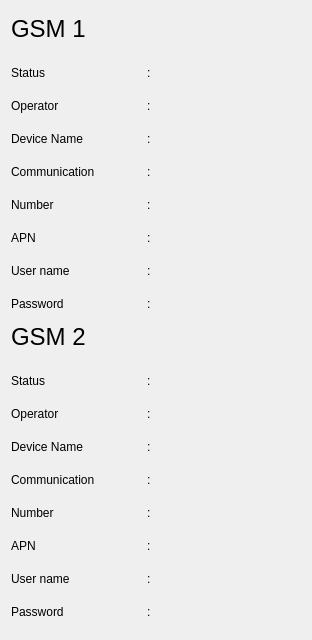
        <widget class="QWidget" name="pg_com">
         <property name="geometry">
          <rect>
           <x>0</x>
           <y>0</y>
           <width>312</width>
           <height>640</height>
          </rect>
         </property>
         <attribute name="label">
          <string>Communication</string>
         </attribute>
         <layout class="QGridLayout" name="gridLayout">
          <item row="0" column="0">
           <layout class="QVBoxLayout" name="verticalLayout_2">
            <item>
             <layout class="QGridLayout" name="gridLayout_7">
              <item row="0" column="0">
               <widget class="QLabel" name="lbl_title_gsm_1">
                <property name="maximumSize">
                 <size>
                  <width>16777215</width>
                  <height>30</height>
                 </size>
                </property>
                <property name="text">
                 <string>&lt;html&gt;&lt;head/&gt;&lt;body&gt;&lt;p&gt;&lt;span style=&quot; font-size:18pt;&quot;&gt;GSM 1&lt;/span&gt;&lt;/p&gt;&lt;/body&gt;&lt;/html&gt;</string>
                </property>
               </widget>
              </item>
              <item row="1" column="0">
               <layout class="QGridLayout" name="gridLayout_6">
                <property name="topMargin">
                 <number>10</number>
                </property>
                <item row="0" column="0">
                 <widget class="QLabel" name="lbl_status_1">
                  <property name="minimumSize">
                   <size>
                    <width>130</width>
                    <height>17</height>
                   </size>
                  </property>
                  <property name="maximumSize">
                   <size>
                    <width>130</width>
                    <height>17</height>
                   </size>
                  </property>
                  <property name="text">
                   <string>Status</string>
                  </property>
                 </widget>
                </item>
                <item row="2" column="0">
                 <widget class="QLabel" name="lbl_device_name_1">
                  <property name="minimumSize">
                   <size>
                    <width>130</width>
                    <height>17</height>
                   </size>
                  </property>
                  <property name="maximumSize">
                   <size>
                    <width>130</width>
                    <height>17</height>
                   </size>
                  </property>
                  <property name="text">
                   <string>Device Name</string>
                  </property>
                 </widget>
                </item>
                <item row="0" column="1">
                 <widget class="QLabel" name="lbl_sc_status_1">
                  <property name="minimumSize">
                   <size>
                    <width>5</width>
                    <height>17</height>
                   </size>
                  </property>
                  <property name="maximumSize">
                   <size>
                    <width>5</width>
                    <height>17</height>
                   </size>
                  </property>
                  <property name="text">
                   <string>:</string>
                  </property>
                 </widget>
                </item>
                <item row="6" column="1">
                 <widget class="QLabel" name="lbl_sc_username_1">
                  <property name="minimumSize">
                   <size>
                    <width>5</width>
                    <height>17</height>
                   </size>
                  </property>
                  <property name="maximumSize">
                   <size>
                    <width>5</width>
                    <height>17</height>
                   </size>
                  </property>
                  <property name="text">
                   <string>:</string>
                  </property>
                 </widget>
                </item>
                <item row="4" column="1">
                 <widget class="QLabel" name="lbl_sc_number_1">
                  <property name="minimumSize">
                   <size>
                    <width>5</width>
                    <height>17</height>
                   </size>
                  </property>
                  <property name="maximumSize">
                   <size>
                    <width>5</width>
                    <height>17</height>
                   </size>
                  </property>
                  <property name="text">
                   <string>:</string>
                  </property>
                 </widget>
                </item>
                <item row="2" column="1">
                 <widget class="QLabel" name="lbl_sc_device_name_1">
                  <property name="minimumSize">
                   <size>
                    <width>5</width>
                    <height>17</height>
                   </size>
                  </property>
                  <property name="maximumSize">
                   <size>
                    <width>5</width>
                    <height>17</height>
                   </size>
                  </property>
                  <property name="text">
                   <string>:</string>
                  </property>
                 </widget>
                </item>
                <item row="1" column="0">
                 <widget class="QLabel" name="lbl_operator_1">
                  <property name="minimumSize">
                   <size>
                    <width>130</width>
                    <height>17</height>
                   </size>
                  </property>
                  <property name="maximumSize">
                   <size>
                    <width>130</width>
                    <height>17</height>
                   </size>
                  </property>
                  <property name="text">
                   <string>Operator</string>
                  </property>
                 </widget>
                </item>
                <item row="5" column="2">
                 <widget class="QLabel" name="le_apn_1">
                  <property name="minimumSize">
                   <size>
                    <width>141</width>
                    <height>27</height>
                   </size>
                  </property>
                 </widget>
                </item>
                <item row="1" column="2">
                 <widget class="QLabel" name="le_operator_1">
                  <property name="minimumSize">
                   <size>
                    <width>141</width>
                    <height>27</height>
                   </size>
                  </property>
                 </widget>
                </item>
                <item row="0" column="2">
                 <widget class="QLabel" name="le_status_1">
                  <property name="minimumSize">
                   <size>
                    <width>141</width>
                    <height>27</height>
                   </size>
                  </property>
                 </widget>
                </item>
                <item row="4" column="0">
                 <widget class="QLabel" name="lbl_number_1">
                  <property name="minimumSize">
                   <size>
                    <width>130</width>
                    <height>17</height>
                   </size>
                  </property>
                  <property name="maximumSize">
                   <size>
                    <width>130</width>
                    <height>17</height>
                   </size>
                  </property>
                  <property name="text">
                   <string>Number</string>
                  </property>
                 </widget>
                </item>
                <item row="6" column="0">
                 <widget class="QLabel" name="lbl_username_1">
                  <property name="minimumSize">
                   <size>
                    <width>130</width>
                    <height>17</height>
                   </size>
                  </property>
                  <property name="maximumSize">
                   <size>
                    <width>130</width>
                    <height>17</height>
                   </size>
                  </property>
                  <property name="text">
                   <string>User name</string>
                  </property>
                 </widget>
                </item>
                <item row="3" column="2">
                 <widget class="QLabel" name="le_communication_1">
                  <property name="minimumSize">
                   <size>
                    <width>141</width>
                    <height>27</height>
                   </size>
                  </property>
                 </widget>
                </item>
                <item row="6" column="2">
                 <widget class="QLabel" name="le_username_1">
                  <property name="enabled">
                   <bool>true</bool>
                  </property>
                  <property name="minimumSize">
                   <size>
                    <width>141</width>
                    <height>27</height>
                   </size>
                  </property>
                 </widget>
                </item>
                <item row="7" column="0">
                 <widget class="QLabel" name="lbl_password_1">
                  <property name="minimumSize">
                   <size>
                    <width>130</width>
                    <height>17</height>
                   </size>
                  </property>
                  <property name="maximumSize">
                   <size>
                    <width>130</width>
                    <height>17</height>
                   </size>
                  </property>
                  <property name="text">
                   <string>Password</string>
                  </property>
                 </widget>
                </item>
                <item row="7" column="2">
                 <widget class="QLabel" name="le_password_1">
                  <property name="minimumSize">
                   <size>
                    <width>141</width>
                    <height>27</height>
                   </size>
                  </property>
                 </widget>
                </item>
                <item row="1" column="1">
                 <widget class="QLabel" name="lbl_sc_operator_1">
                  <property name="minimumSize">
                   <size>
                    <width>5</width>
                    <height>17</height>
                   </size>
                  </property>
                  <property name="maximumSize">
                   <size>
                    <width>5</width>
                    <height>17</height>
                   </size>
                  </property>
                  <property name="text">
                   <string>:</string>
                  </property>
                 </widget>
                </item>
                <item row="4" column="2">
                 <widget class="QLabel" name="le_number_1">
                  <property name="enabled">
                   <bool>true</bool>
                  </property>
                  <property name="minimumSize">
                   <size>
                    <width>141</width>
                    <height>27</height>
                   </size>
                  </property>
                 </widget>
                </item>
                <item row="2" column="2">
                 <widget class="QLabel" name="le_device_name_1">
                  <property name="minimumSize">
                   <size>
                    <width>141</width>
                    <height>27</height>
                   </size>
                  </property>
                 </widget>
                </item>
                <item row="3" column="0">
                 <widget class="QLabel" name="lbl_communication_1">
                  <property name="minimumSize">
                   <size>
                    <width>130</width>
                    <height>17</height>
                   </size>
                  </property>
                  <property name="maximumSize">
                   <size>
                    <width>130</width>
                    <height>17</height>
                   </size>
                  </property>
                  <property name="text">
                   <string>Communication</string>
                  </property>
                 </widget>
                </item>
                <item row="3" column="1">
                 <widget class="QLabel" name="lbl_sc_communication_1">
                  <property name="minimumSize">
                   <size>
                    <width>5</width>
                    <height>17</height>
                   </size>
                  </property>
                  <property name="maximumSize">
                   <size>
                    <width>5</width>
                    <height>17</height>
                   </size>
                  </property>
                  <property name="text">
                   <string>:</string>
                  </property>
                 </widget>
                </item>
                <item row="5" column="0">
                 <widget class="QLabel" name="lbl_apn_1">
                  <property name="minimumSize">
                   <size>
                    <width>130</width>
                    <height>17</height>
                   </size>
                  </property>
                  <property name="maximumSize">
                   <size>
                    <width>130</width>
                    <height>17</height>
                   </size>
                  </property>
                  <property name="text">
                   <string>APN</string>
                  </property>
                 </widget>
                </item>
                <item row="7" column="1">
                 <widget class="QLabel" name="lbl_sc_password_1">
                  <property name="minimumSize">
                   <size>
                    <width>5</width>
                    <height>17</height>
                   </size>
                  </property>
                  <property name="maximumSize">
                   <size>
                    <width>5</width>
                    <height>17</height>
                   </size>
                  </property>
                  <property name="text">
                   <string>:</string>
                  </property>
                 </widget>
                </item>
                <item row="5" column="1">
                 <widget class="QLabel" name="lbl_sc_apn_1">
                  <property name="minimumSize">
                   <size>
                    <width>5</width>
                    <height>17</height>
                   </size>
                  </property>
                  <property name="maximumSize">
                   <size>
                    <width>5</width>
                    <height>17</height>
                   </size>
                  </property>
                  <property name="text">
                   <string>:</string>
                  </property>
                 </widget>
                </item>
               </layout>
              </item>
             </layout>
            </item>
            <item>
             <layout class="QGridLayout" name="gridLayout_8">
              <item row="1" column="0">
               <layout class="QGridLayout" name="gridLayout_9">
                <property name="topMargin">
                 <number>10</number>
                </property>
                <item row="2" column="1">
                 <widget class="QLabel" name="lbl_sc_device_name_2">
                  <property name="maximumSize">
                   <size>
                    <width>5</width>
                    <height>17</height>
                   </size>
                  </property>
                  <property name="text">
                   <string>:</string>
                  </property>
                 </widget>
                </item>
                <item row="6" column="0">
                 <widget class="QLabel" name="lbl_username_2">
                  <property name="minimumSize">
                   <size>
                    <width>130</width>
                    <height>17</height>
                   </size>
                  </property>
                  <property name="maximumSize">
                   <size>
                    <width>130</width>
                    <height>17</height>
                   </size>
                  </property>
                  <property name="text">
                   <string>User name</string>
                  </property>
                 </widget>
                </item>
                <item row="4" column="0">
                 <widget class="QLabel" name="lbl_number_2">
                  <property name="minimumSize">
                   <size>
                    <width>130</width>
                    <height>17</height>
                   </size>
                  </property>
                  <property name="maximumSize">
                   <size>
                    <width>130</width>
                    <height>17</height>
                   </size>
                  </property>
                  <property name="text">
                   <string>Number</string>
                  </property>
                 </widget>
                </item>
                <item row="4" column="1">
                 <widget class="QLabel" name="lbl_sc_number_2">
                  <property name="maximumSize">
                   <size>
                    <width>5</width>
                    <height>17</height>
                   </size>
                  </property>
                  <property name="text">
                   <string>:</string>
                  </property>
                 </widget>
                </item>
                <item row="3" column="0">
                 <widget class="QLabel" name="lbl_communication_2">
                  <property name="minimumSize">
                   <size>
                    <width>130</width>
                    <height>17</height>
                   </size>
                  </property>
                  <property name="maximumSize">
                   <size>
                    <width>130</width>
                    <height>17</height>
                   </size>
                  </property>
                  <property name="text">
                   <string>Communication</string>
                  </property>
                 </widget>
                </item>
                <item row="3" column="1">
                 <widget class="QLabel" name="lbl_sc_communication_2">
                  <property name="maximumSize">
                   <size>
                    <width>5</width>
                    <height>17</height>
                   </size>
                  </property>
                  <property name="text">
                   <string>:</string>
                  </property>
                 </widget>
                </item>
                <item row="1" column="0">
                 <widget class="QLabel" name="lbl_operator_2">
                  <property name="minimumSize">
                   <size>
                    <width>130</width>
                    <height>17</height>
                   </size>
                  </property>
                  <property name="maximumSize">
                   <size>
                    <width>130</width>
                    <height>17</height>
                   </size>
                  </property>
                  <property name="text">
                   <string>Operator</string>
                  </property>
                 </widget>
                </item>
                <item row="1" column="1">
                 <widget class="QLabel" name="lbl_sc_operator_2">
                  <property name="maximumSize">
                   <size>
                    <width>5</width>
                    <height>17</height>
                   </size>
                  </property>
                  <property name="text">
                   <string>:</string>
                  </property>
                 </widget>
                </item>
                <item row="4" column="2">
                 <widget class="QLabel" name="le_number_2">
                  <property name="minimumSize">
                   <size>
                    <width>141</width>
                    <height>27</height>
                   </size>
                  </property>
                 </widget>
                </item>
                <item row="2" column="2">
                 <widget class="QLabel" name="le_device_name_2">
                  <property name="minimumSize">
                   <size>
                    <width>141</width>
                    <height>27</height>
                   </size>
                  </property>
                 </widget>
                </item>
                <item row="3" column="2">
                 <widget class="QLabel" name="le_communication_2">
                  <property name="minimumSize">
                   <size>
                    <width>141</width>
                    <height>27</height>
                   </size>
                  </property>
                 </widget>
                </item>
                <item row="1" column="2">
                 <widget class="QLabel" name="le_operator_2">
                  <property name="minimumSize">
                   <size>
                    <width>141</width>
                    <height>27</height>
                   </size>
                  </property>
                 </widget>
                </item>
                <item row="0" column="2">
                 <widget class="QLabel" name="le_status_2">
                  <property name="minimumSize">
                   <size>
                    <width>141</width>
                    <height>27</height>
                   </size>
                  </property>
                 </widget>
                </item>
                <item row="2" column="0">
                 <widget class="QLabel" name="lbl_device_name_2">
                  <property name="minimumSize">
                   <size>
                    <width>130</width>
                    <height>17</height>
                   </size>
                  </property>
                  <property name="maximumSize">
                   <size>
                    <width>130</width>
                    <height>17</height>
                   </size>
                  </property>
                  <property name="text">
                   <string>Device Name</string>
                  </property>
                 </widget>
                </item>
                <item row="0" column="0">
                 <widget class="QLabel" name="lbl_status_2">
                  <property name="minimumSize">
                   <size>
                    <width>130</width>
                    <height>17</height>
                   </size>
                  </property>
                  <property name="maximumSize">
                   <size>
                    <width>130</width>
                    <height>17</height>
                   </size>
                  </property>
                  <property name="text">
                   <string>Status</string>
                  </property>
                 </widget>
                </item>
                <item row="6" column="2">
                 <widget class="QLabel" name="le_username_2">
                  <property name="minimumSize">
                   <size>
                    <width>141</width>
                    <height>27</height>
                   </size>
                  </property>
                 </widget>
                </item>
                <item row="7" column="1">
                 <widget class="QLabel" name="lbl_sc_password_2">
                  <property name="maximumSize">
                   <size>
                    <width>5</width>
                    <height>17</height>
                   </size>
                  </property>
                  <property name="text">
                   <string>:</string>
                  </property>
                 </widget>
                </item>
                <item row="7" column="0">
                 <widget class="QLabel" name="lbl_passsword_2">
                  <property name="minimumSize">
                   <size>
                    <width>130</width>
                    <height>17</height>
                   </size>
                  </property>
                  <property name="maximumSize">
                   <size>
                    <width>130</width>
                    <height>17</height>
                   </size>
                  </property>
                  <property name="text">
                   <string>Password</string>
                  </property>
                 </widget>
                </item>
                <item row="6" column="1">
                 <widget class="QLabel" name="lbl_sc_username_2">
                  <property name="maximumSize">
                   <size>
                    <width>5</width>
                    <height>17</height>
                   </size>
                  </property>
                  <property name="text">
                   <string>:</string>
                  </property>
                 </widget>
                </item>
                <item row="0" column="1">
                 <widget class="QLabel" name="lbl_sc_status_2">
                  <property name="maximumSize">
                   <size>
                    <width>5</width>
                    <height>17</height>
                   </size>
                  </property>
                  <property name="text">
                   <string>:</string>
                  </property>
                 </widget>
                </item>
                <item row="5" column="2">
                 <widget class="QLabel" name="le_apn_2">
                  <property name="minimumSize">
                   <size>
                    <width>141</width>
                    <height>27</height>
                   </size>
                  </property>
                 </widget>
                </item>
                <item row="5" column="1">
                 <widget class="QLabel" name="lbl_sc_apn_2">
                  <property name="maximumSize">
                   <size>
                    <width>5</width>
                    <height>17</height>
                   </size>
                  </property>
                  <property name="text">
                   <string>:</string>
                  </property>
                 </widget>
                </item>
                <item row="5" column="0">
                 <widget class="QLabel" name="lbl_apn_2">
                  <property name="minimumSize">
                   <size>
                    <width>130</width>
                    <height>17</height>
                   </size>
                  </property>
                  <property name="maximumSize">
                   <size>
                    <width>130</width>
                    <height>17</height>
                   </size>
                  </property>
                  <property name="text">
                   <string>APN</string>
                  </property>
                 </widget>
                </item>
                <item row="7" column="2">
                 <widget class="QLabel" name="le_password_2">
                  <property name="minimumSize">
                   <size>
                    <width>141</width>
                    <height>27</height>
                   </size>
                  </property>
                 </widget>
                </item>
               </layout>
              </item>
              <item row="0" column="0">
               <widget class="QLabel" name="lbl_title_gsm_2">
                <property name="maximumSize">
                 <size>
                  <width>16777215</width>
                  <height>30</height>
                 </size>
                </property>
                <property name="text">
                 <string>&lt;html&gt;&lt;head/&gt;&lt;body&gt;&lt;p&gt;&lt;span style=&quot; font-size:18pt;&quot;&gt;GSM 2&lt;/span&gt;&lt;/p&gt;&lt;/body&gt;&lt;/html&gt;</string>
                </property>
               </widget>
              </item>
             </layout>
            </item>
           </layout>
          </item>
         </layout>
        </widget>
